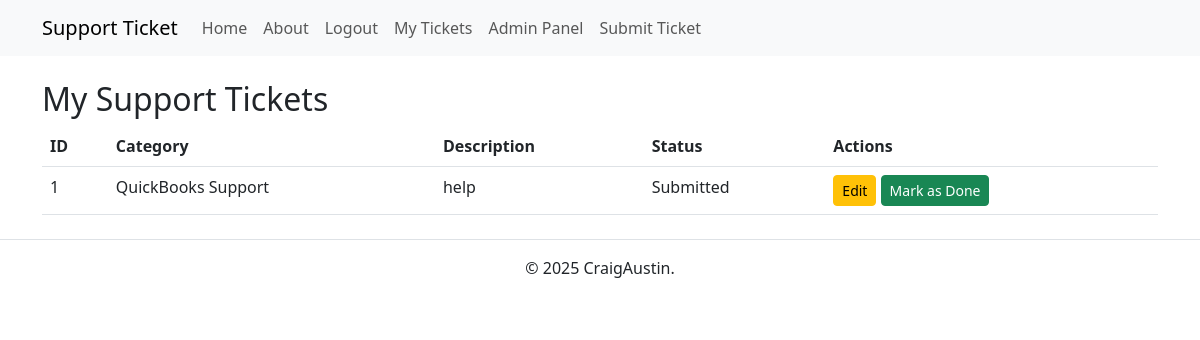
Page /tickets (signed in) on the committed database.
### app.py (models this page shows)
class Ticket(db.Model):
    id = db.Column(db.Integer, primary_key=True)
    user_id = db.Column(db.Integer, db.ForeignKey('user.id'), nullable=False)
    category = db.Column(db.String(100), nullable=False)
    description = db.Column(db.Text, nullable=False)
    status = db.Column(db.String(20), default='Submitted')
    user = db.relationship('User', backref=db.backref('tickets', lazy=True))

### app.py (the view)
@app.route('/tickets')
@login_required
def view_tickets():
    if current_user.is_authenticated:
        user_tickets = Ticket.query.filter_by(user_id=current_user.id).all()
        return render_template('tickets.html', tickets=user_tickets)

### app.py (called while the page is built)
@login_manager.user_loader
def load_user(user_id):
    return User.query.get(int(user_id))

### templates/tickets.html (shortened to what this page needs)
{% extends 'base.html' %}
{% block content %}
<h2>My Support Tickets</h2>
{% if tickets %}
<table class="table">
    <thead>
        <tr>
            <th>ID</th>
            <th>Category</th>
            <th>Description</th>
            <th>Status</th>
            <th>Actions</th>
        </tr>
    </thead>
    <tbody>
        {% for ticket in tickets %}
        <tr>
            <td>{{ ticket.id }}</td>
            <td>{{ ticket.category }}</td>
            <td>{{ ticket.description }}</td>
            <td>{{ ticket.status }}</td>
            <td>
                {% if ticket.status != "Done" %}
                <a href="{{ url_for('edit_ticket', ticket_id=ticket.id) }}" class="btn btn-warning btn-sm">Edit</a>
                <a href="{{ url_for('mark_done', ticket_id=ticket.id) }}" class="btn btn-success btn-sm">Mark as
                    Done</a>
                {% endif %}
            </td>
        </tr>
        {% endfor %}
    </tbody>
</table>
{% else %}
<p>You have no submitted tickets.</p>
{% endif %}
{% endblock %}

### static/styles.css (style rules this page uses)
*, *::before, *::after { box-sizing: border-box; }
* { margin: 0; }
body { line-height: 1.5; -webkit-font-smoothing: antialiased; }
p, h1, h2, h3, h4, h5, h6 { overflow-wrap: break-word; }
h1, h2, h3, h4, h5, h6 { text-wrap: balance; }

### rows in the picture
Ticket: id "1", category "QuickBooks Support", description "help", status "Submitted"
